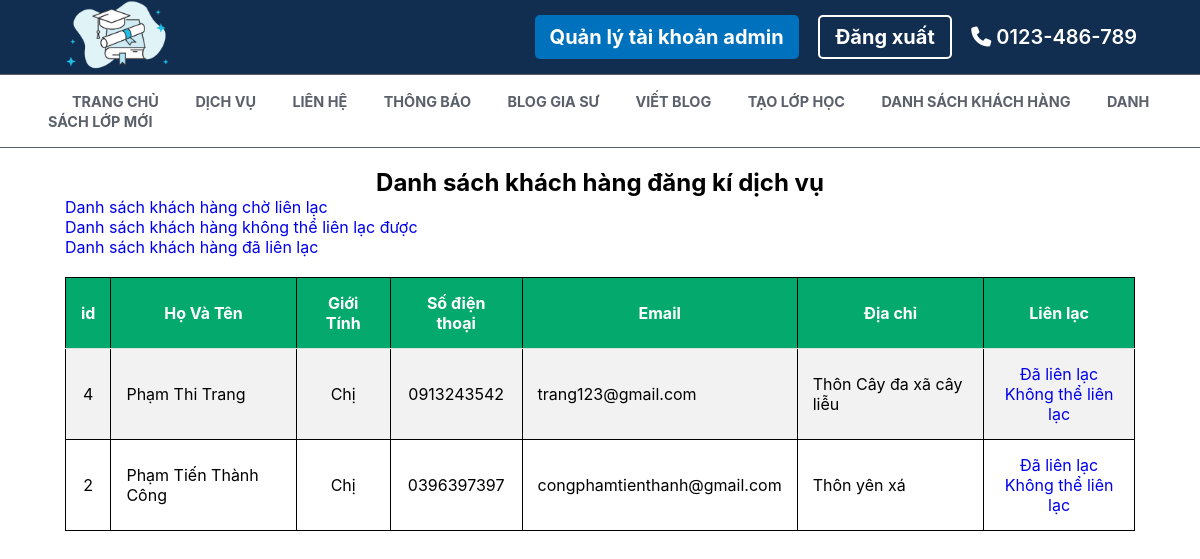
/admin/client (signed in), run on the app's committed database.
### tables this page shows
CREATE TABLE `client` (
  `id` int(11) NOT NULL,
  `name` varchar(35) NOT NULL,
  `gender` tinyint(4) NOT NULL,
  `email` varchar(150) NOT NULL,
  `phone` varchar(15) NOT NULL,
  `address` varchar(250) NOT NULL,
  `type` tinyint(4) NOT NULL DEFAULT '1'
);

### src/core/Controllers.php (called while the page is built, shortened)
<?php
    class Controllers{
        protected function view($template,$view,$name_page,$data=[]){
            $actual_link = $this->getUrl();
            require_once "./src/views/template/". $template .".php";
        }
        protected function getUrl(){
            if ("$_SERVER[HTTP_HOST]" == "localhost"){
                return "/trung-tam-gia-su";
            }
            return "http://$_SERVER[HTTP_HOST]";
        }
    }
?>

### src/controllers/admin.php (called while the page is built, shortened)
<?php
class admin extends Controllers{
    public function client($data = []){
        $type = "1";
        $clients = $this->model("clientModels");
        $clients = $clients->selectValues($type);
        $this->view("user","user/viewClient","Xem khách hàng",[$clients]);
    }
}

### src/core/App.php (called while the page is built, shortened)
<?php
class App{
    private $url = [];
    private $controller = "home";
    private $action = "read";
    function __construct() {
        $this->route = $this->url?array_values($this->url):[];
        call_user_func([$this->controller, $this->action], $this->route);
    }
    public function ConvertUrl(){
        if(isset($_GET['url'])){
            $this->url = explode("/", trim($_GET['url']));
        }
    }
    public function getController(){
        if (isset($this->url[0])){
            if (file_exists("./src/controllers/". strtolower($this->url[0]) .".php")){
                $this->controller = strtolower($this->url[0]);
            }else{
                $this->controller = "home";
            }
        }
        $this->controller = new $this->controller;
    }
    public function getAction(){
        if (isset($this->url[1])){
            if (method_exists($this->controller, strtolower($this->url[1]))){
                $this->action = strtolower($this->url[1]);
            }else{
                $this->action = "errors";
            }
        }
    }
}
?>

### index.php (called while the page is built, shortened)
<?php
    $app = new App();
?>

### src/core/ConnectDB.php (called while the page is built, shortened)
<?php
    class ConnectDB{
        private $hostname = 'localhost';
        private $user = 'root';
        private $password = '';
        private $nameDB = 'web_gia_su';
        function __construct(){
            $this->connection = mysqli_connect("$this->hostname","$this->user","$this->password","$this->nameDB");
        }
    }
?>

### src/models/clientModels.php (called while the page is built, shortened)
<?php
class clientModels extends ConnectDB{
    function selectValues($type){
        $sql = "SELECT * FROM `client` WHERE `type`='$type' ORDER BY `id` DESC";
        $subJect = mysqli_query($this->connection,$sql);
        return $subJect;
    }
}

### src/views/content/user/viewClient.php (the view, shortened to what this page needs)
<link rel="stylesheet" href="<?php echo $actual_link ?>/public/css/detail_blog.css">
<section class="container-main">
    <br>
    <h2 style="text-align: center">
        Danh sách khách hàng đăng kí dịch vụ
    </h2>
<table>
  <a href="<?php echo $actual_link ?>/admin/client" style="margin-left: 50px;">Danh sách khách hàng chờ liên lạc</a>
  <br>
  <a href="<?php echo $actual_link ?>/admin/client/0" style="margin-left: 50px;">Danh sách khách hàng không thể liên lạc được</a>
  <br>
  <a href="<?php echo $actual_link ?>/admin/client/2" style="margin-left: 50px;">Danh sách khách hàng đã liên lạc</a>
  <tr>
    <th style="text-align: center">id</th>
    <th style="text-align: center">Họ Và Tên</th>
    <th style="text-align: center">Giới Tính</th>
    <th style="text-align: center">Số điện thoại</th>
    <th style="text-align: center">Email</th>
    <th style="text-align: center">Địa chỉ</th>
    <th style="text-align: center">Liên lạc</th>
  </tr>
  <?php foreach ($data[0] as $client) { ?>
    <tr>
        <td style="text-align: center">
            <?= $client['id'] ?>
        </td>
        <td>
            <?= $client['name'] ?>
        </td>
        <td style="text-align: center">
            <?php if ($client['gender'] == 0){
                echo "Chị";
            }else{
                echo "Anh";
            }
            ?>
        </td>
        <td style="text-align: center">
            <?= $client['phone'] ?>
        </td>
        <td>
            <?= $client['email'] ?>
        </td>
        <td>
            <?= $client['address'] ?>
        </td>
        <td style="text-align: center">
            <a href="<?php echo $actual_link ?>/admin/set_client/<?= $client['id']?>/2">
                Đã liên lạc
            </a>
            <br>
            <a href="<?php echo $actual_link ?>/admin/set_client/<?= $client['id']?>/0">
                Không thể liên lạc
            </a>
        </td>
    </tr>
  <?php } ?>
</table>
</section>

### public/css/detail_blog.css (style rules this page uses)
* { font-family :-apple-system,BlinkMacSystemFont,"Segoe UI",Roboto,"Helvetica Neue",Arial,sans-serif,"Apple Color Emoji","Segoe UI Emoji","Segoe UI Symbol"; margin: 0; padding: 0; box-sizing: border-box; outline: none; border: 0; text-decoration: none; list-style: none; transition: all .3s ease; max-width: 100%; }
html { scroll-behavior: smooth; }
:root { --main-color: #be9c79; --black-color: #333; --white-color: #fff; --light-color: #666; --border-color: .1rem solid var(--black-color); --box-shadow: 0 .5rem 1rem rgba(0,0,0,.1); --border-color: .1rem solid var(--black-color); --white-color: #fff; --blue-head: #112e51; --blue: #007bff; --pink: #e83e8c; --red: #dc3545; --orange: #fd7e14; --yellow: #ffc107; --green: #28a745; --teal: #20c997; --cyan: #17a2b8; --white: #fff; --gray: #6c757d; --gray-dark: #343a40; --primary: #0071bc; --secondary: #6c757d; --success: #28a745; --info: #17a2b8; --warning: #ffc107; --danger: #dc3545; --light: #f8f9fa; --dark: #343a40; --black: #212529; --color-text: #5b616b; --font-family-sans-serif: -apple-system,BlinkMacSystemFont,"Segoe UI",Roboto,"Helvetica Neue",Arial,sans-serif,"Apple Color Emoji","Segoe UI Emoji","Segoe UI Symbol"; --font-family-monospace: SFMono-Regular,Menlo,Monaco,Consolas,"Liberation Mono","Courier New",monospace; }
.container-main { min-height: 100vh; max-width: 100%; padding-right: 15px; padding-left: 15px; margin-left: auto; margin-right: auto; }
.container-main th, td { padding: 15px; text-align: left; }
.container-main th, td { border-bottom: 1px solid #ddd; }
.container-main tr:nth-child(even) { background-color: #f2f2f2; }
.container-main th { background-color: #04AA6D; color: white; }

### src/views/content/user/viewClient.php (style rules this page uses)
table, td, th { border: 1px solid black; text-align: left; }
table { border-collapse: collapse; width: calc(100% - 100px); margin: 50px; margin-top: 20px; }
th { text-align: left; }

### data on the page
client: id "4", name "Phạm Thi Trang", gender "Chị", phone "0913243542", email "trang123@gmail.com", address "Thôn Cây đa xã cây liễu"
client: id "2", name "Phạm Tiến Thành Công", gender "Chị", phone "0396397397", email "congphamtienthanh@gmail.com", address "Thôn yên xá"
